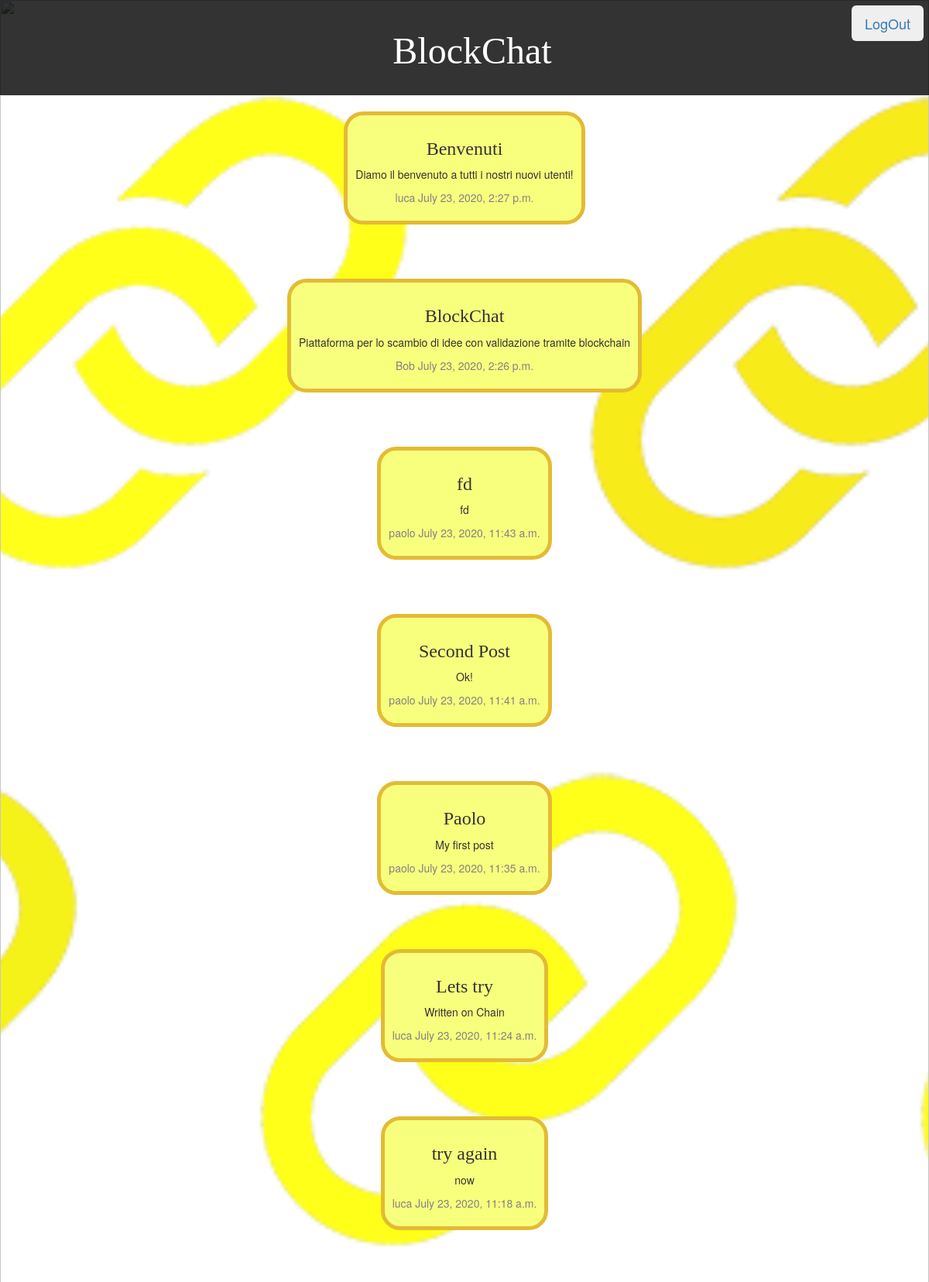
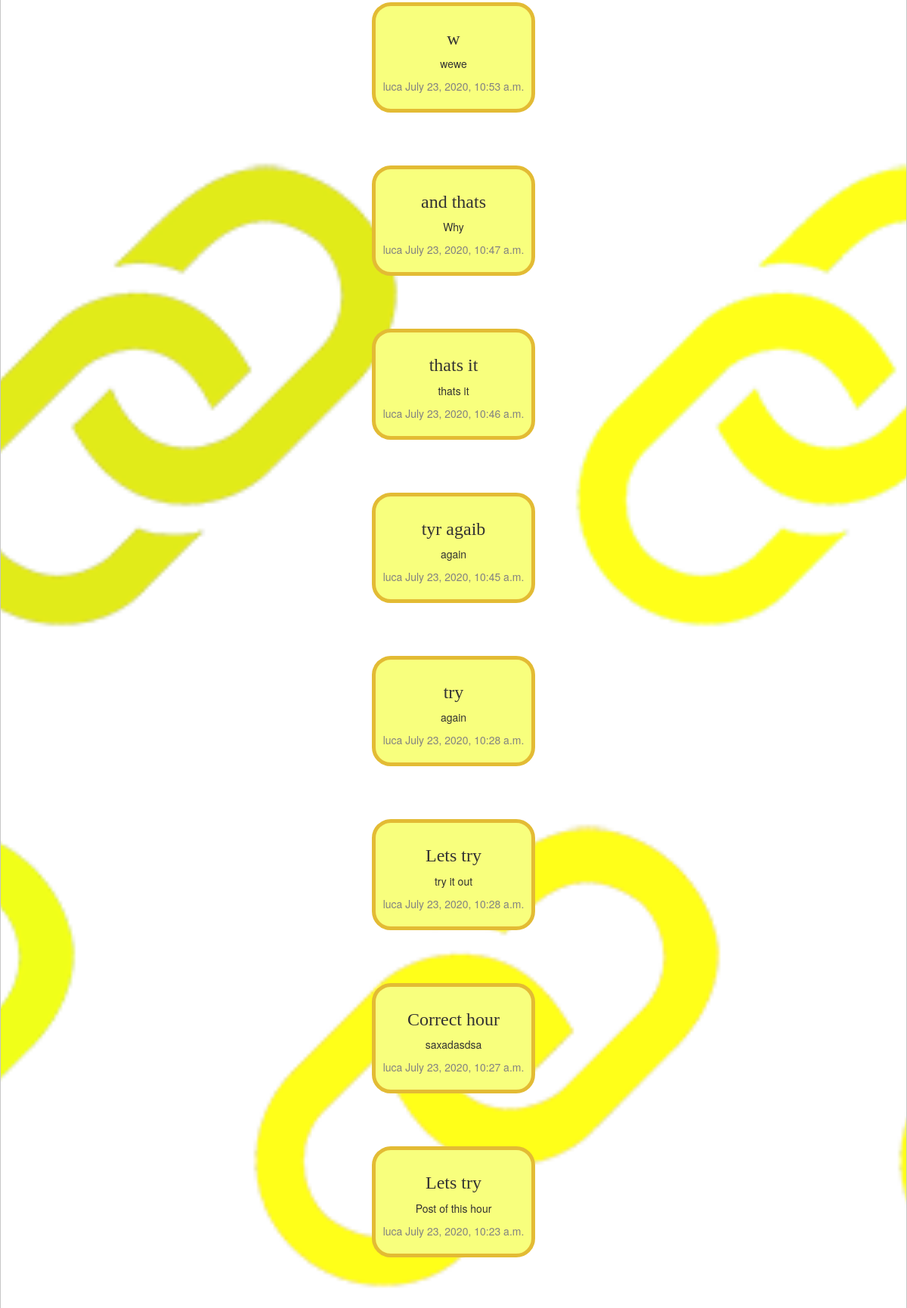
Page /post_list (upper part) on the committed database (2 pictures, top to bottom).
### api/models.py (models this page shows, shortened)
class Post(models.Model):
    title = models.CharField(max_length=200)
    user = models.ForeignKey(User, on_delete=models.CASCADE)
    datetime = models.DateTimeField(auto_now_add=True)
    content = models.TextField()
    hash = models.CharField(max_length=32, default=None, null=True)
    txId = models.CharField(max_length=66, default=None, null=True)

### api/views.py (the view)
# urls.py: path('post_list', views.post_list, name="feed"),
def post_list(request):
    posts = Post.objects.filter().order_by('-datetime')
    if request.method == "POST":
        form = PostForm(request.POST)
        if form.is_valid():
            post = form.save(commit=False)
            post.user = request.user
            post.datetime = datetime.now()
            post.save()
            form = PostForm()
        return redirect('/post_list', {'posts': posts, 'form': form})
    else:
        form = PostForm()
        return render(request, 'api/post_list.html', {'posts': posts, 'form': form})

### api/templates/api/post_list.html (shortened to what this page needs)
{% extends 'api/base.html' %}
{% block content %}
{% load crispy_forms_tags %}
 <a href="/logout"><button type="submit" class="btn btn-lg logoutbt">LogOut</button></a>
       {% for post in posts %}
                <div class="post">
                    <div class="msg">
                      <div>
                        <h3>{{post.title}}</h3>
                        <p>{{ post.content }}</p>
                      </div>
                      <div class="specs">
                       <div><p>{{ post.user.username}}  {{ post.datetime }}</p></div>
                      </div>
                    </div>
                </div>
            {% endfor %}
{% endblock %}

### api/templates/api/base.html (shortened to what this page needs)
<html lang="en">
{% load static %}
<head>
    <link rel="stylesheet" href="//maxcdn.bootstrapcdn.com/bootstrap/3.2.0/css/bootstrap.min.css">
    <link rel="stylesheet" href="//maxcdn.bootstrapcdn.com/bootstrap/3.2.0/css/bootstrap-theme.min.css">
    <link rel="stylesheet" href="{% static 'css/blog.css' %}">
</head>
<body>
   <div class="page-header">
        <h1><a href="/">BlockChat</a></h1>
    </div>
    <div class="">
        <div class="">
            <div class="">
                 {% block content %}
                 {% endblock %}
            </div>
        </div>
    </div>
</body>
</html>

### api/static/css/blog.css (style rules this page uses)
h1 a, h2 a { font-family: 'Brush Script MT,Courier New, Arial, helvetica, Verdana'; }
div { text-align: center; justify-content: center; align-items: center; }
.page-header { background-color: #000000 ; opacity: 80%; margin-top: 0; padding: 20px 20px 20px 40px; }
.page-header h1, .page-header h1 a, .page-header h1 a:visited, .page-header h1 a:active { color: #ffffff; font-size: 36pt; text-decoration: none; }
h1, h2, h3, h4 { font-family: 'Brush Script MT,Courier New, Arial, helvetica, Verdana'; }
.specs { color: #828282; }
.post { margin-bottom: 70px; padding-right: 50px; padding-left: 50px; text-align : center; }
.msg { display:inline-block; background-color: #f8ff7d; padding: 10px; border-style: solid; border-width: 5px; border-radius: 25px; border-color: #e3bb34; }
p { margin-top: 5px; }
.logoutbt { position: fixed; right: 7px ; top: 7px ; text-align: center; z-index: 1; }

### rows in the picture
Post: title "Benvenuti", content "Diamo il benvenuto a tutti i nostri nuovi utenti!", user.username "luca", datetime "July 23, 2020, 2:27 p.m."
Post: title "BlockChat", content "Piattaforma per lo scambio di idee con validazione tramite blockchain", user.username "Bob", datetime "July 23, 2020, 2:26 p.m."
Post: title "fd", content "fd", user.username "paolo", datetime "July 23, 2020, 11:43 a.m."
Post: title "Second Post", content "Ok!", user.username "paolo", datetime "July 23, 2020, 11:41 a.m."
Post: title "Paolo", content "My first post", user.username "paolo", datetime "July 23, 2020, 11:35 a.m."
Post: title "Lets try", content "Written on Chain", user.username "luca", datetime "July 23, 2020, 11:24 a.m."
Post: title "try again", content "now", user.username "luca", datetime "July 23, 2020, 11:18 a.m."
Post: title "w", content "wewe", user.username "luca", datetime "July 23, 2020, 10:53 a.m."
Post: title "and thats", content "Why", user.username "luca", datetime "July 23, 2020, 10:47 a.m."
Post: title "thats it", content "thats it", user.username "luca", datetime "July 23, 2020, 10:46 a.m."
Post: title "tyr agaib", content "again", user.username "luca", datetime "July 23, 2020, 10:45 a.m."
Post: title "try", content "again", user.username "luca", datetime "July 23, 2020, 10:28 a.m."
Post: title "Lets try", content "try it out", user.username "luca", datetime "July 23, 2020, 10:28 a.m."
Post: title "Correct hour", content "saxadasdsa", user.username "luca", datetime "July 23, 2020, 10:27 a.m."
Post: title "Lets try", content "Post of this hour", user.username "luca", datetime "July 23, 2020, 10:23 a.m."
